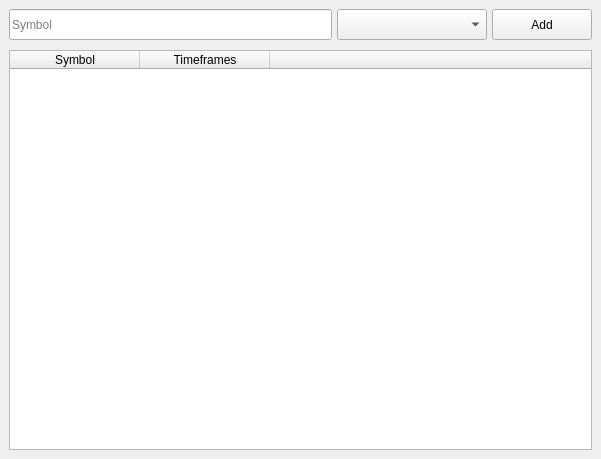
<?xml version="1.0" encoding="UTF-8"?>
<ui version="4.0">
 <class>MainWindow</class>
 <widget class="QMainWindow" name="MainWindow">
  <property name="geometry">
   <rect>
    <x>0</x>
    <y>0</y>
    <width>601</width>
    <height>459</height>
   </rect>
  </property>
  <property name="minimumSize">
   <size>
    <width>601</width>
    <height>459</height>
   </size>
  </property>
  <property name="windowTitle">
   <string>PD ALERTS</string>
  </property>
  <property name="styleSheet">
   <string notr="true">font: 10pt &quot;Segoe UI&quot;;</string>
  </property>
  <widget class="QWidget" name="centralwidget">
   <layout class="QHBoxLayout" name="horizontalLayout">
    <property name="spacing">
     <number>0</number>
    </property>
    <property name="leftMargin">
     <number>9</number>
    </property>
    <property name="topMargin">
     <number>9</number>
    </property>
    <property name="rightMargin">
     <number>9</number>
    </property>
    <property name="bottomMargin">
     <number>9</number>
    </property>
    <item>
     <widget class="QFrame" name="frame">
      <property name="frameShape">
       <enum>QFrame::NoFrame</enum>
      </property>
      <property name="frameShadow">
       <enum>QFrame::Raised</enum>
      </property>
      <layout class="QVBoxLayout" name="verticalLayout">
       <property name="spacing">
        <number>10</number>
       </property>
       <property name="leftMargin">
        <number>0</number>
       </property>
       <property name="topMargin">
        <number>0</number>
       </property>
       <property name="rightMargin">
        <number>0</number>
       </property>
       <property name="bottomMargin">
        <number>0</number>
       </property>
       <item>
        <widget class="QFrame" name="frame_2">
         <property name="maximumSize">
          <size>
           <width>16777215</width>
           <height>40</height>
          </size>
         </property>
         <property name="frameShape">
          <enum>QFrame::NoFrame</enum>
         </property>
         <property name="frameShadow">
          <enum>QFrame::Raised</enum>
         </property>
         <layout class="QHBoxLayout" name="horizontalLayout_2">
          <property name="spacing">
           <number>5</number>
          </property>
          <property name="leftMargin">
           <number>0</number>
          </property>
          <property name="topMargin">
           <number>0</number>
          </property>
          <property name="rightMargin">
           <number>0</number>
          </property>
          <property name="bottomMargin">
           <number>0</number>
          </property>
          <item>
           <widget class="QLineEdit" name="lineEdit">
            <property name="minimumSize">
             <size>
              <width>0</width>
              <height>31</height>
             </size>
            </property>
            <property name="maximumSize">
             <size>
              <width>16777215</width>
              <height>31</height>
             </size>
            </property>
            <property name="placeholderText">
             <string>Symbol</string>
            </property>
           </widget>
          </item>
          <item>
           <widget class="QComboBox" name="comboBox">
            <property name="minimumSize">
             <size>
              <width>150</width>
              <height>31</height>
             </size>
            </property>
            <property name="maximumSize">
             <size>
              <width>150</width>
              <height>31</height>
             </size>
            </property>
            <property name="cursor">
             <cursorShape>PointingHandCursor</cursorShape>
            </property>
           </widget>
          </item>
          <item>
           <widget class="QPushButton" name="pushButton">
            <property name="minimumSize">
             <size>
              <width>100</width>
              <height>31</height>
             </size>
            </property>
            <property name="maximumSize">
             <size>
              <width>100</width>
              <height>31</height>
             </size>
            </property>
            <property name="cursor">
             <cursorShape>PointingHandCursor</cursorShape>
            </property>
            <property name="text">
             <string>Add</string>
            </property>
           </widget>
          </item>
         </layout>
        </widget>
       </item>
       <item>
        <widget class="QFrame" name="frame_3">
         <property name="frameShape">
          <enum>QFrame::NoFrame</enum>
         </property>
         <property name="frameShadow">
          <enum>QFrame::Raised</enum>
         </property>
         <layout class="QHBoxLayout" name="horizontalLayout_4">
          <property name="spacing">
           <number>0</number>
          </property>
          <property name="leftMargin">
           <number>0</number>
          </property>
          <property name="topMargin">
           <number>0</number>
          </property>
          <property name="rightMargin">
           <number>0</number>
          </property>
          <property name="bottomMargin">
           <number>0</number>
          </property>
          <item>
           <widget class="QTableWidget" name="tableWidget">
            <property name="editTriggers">
             <set>QAbstractItemView::NoEditTriggers</set>
            </property>
            <attribute name="horizontalHeaderDefaultSectionSize">
             <number>130</number>
            </attribute>
            <attribute name="horizontalHeaderStretchLastSection">
             <bool>true</bool>
            </attribute>
            <column>
             <property name="text">
              <string>Symbol</string>
             </property>
            </column>
            <column>
             <property name="text">
              <string>Timeframes</string>
             </property>
            </column>
            <column>
             <property name="text">
              <string/>
             </property>
            </column>
           </widget>
          </item>
         </layout>
        </widget>
       </item>
      </layout>
     </widget>
    </item>
   </layout>
  </widget>
 </widget>
 <resources/>
 <connections/>
</ui>
